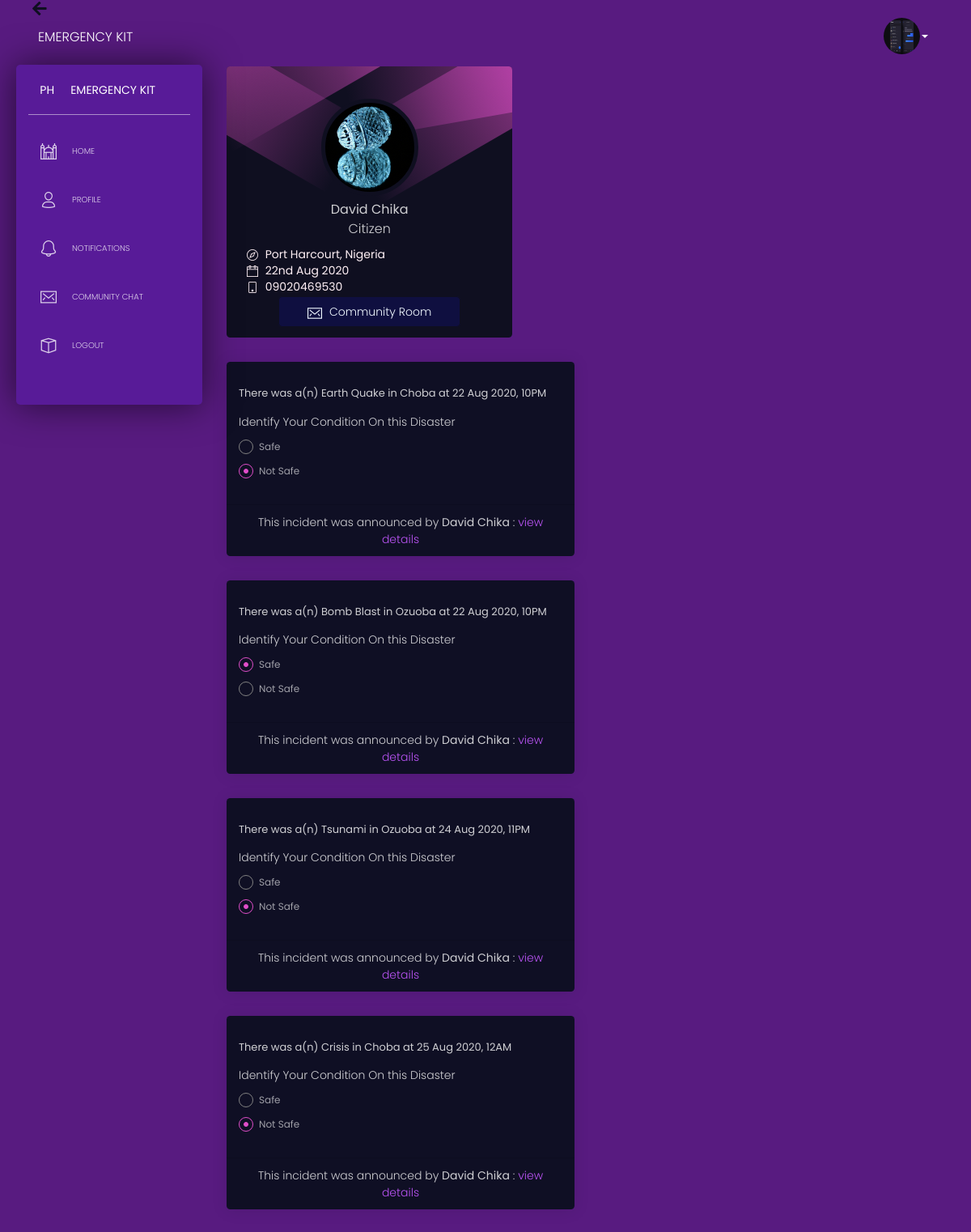
The page /u/1wsdfni (signed in) on the database its author committed.
### app/models.py (models this page shows, shortened)
class User(UserMixin, db.Model):
	id = db.Column(db.Integer, primary_key=True, unique=True)
	name = db.Column(db.String(), nullable=False)
	number = db.Column(db.Integer(), nullable=False)
	gender = db.Column(db.String(), nullable=False)
	password = db.Column(db.String(), nullable=False)
	profile_image = db.Column(db.String(), nullable=False, default="default.jpg")
	user_type = db.Column(db.String(), nullable=False, default="citizen")
	location = db.Column(db.String(), nullable=True)
	date_joined = db.Column(db.DateTime(), nullable=False, default=datetime.utcnow)
	account_pend = db.Column(db.Boolean(), nullable=True)
	date_pended = db.Column(db.DateTime(), nullable=True)
	incidence = db.relationship("Incidence", backref="author", lazy=True)
	safe = db.relationship("Safe", backref="marker", lazy=True)
	comment = db.relationship("Comment", backref="comm_ent", lazy=True)
	message_sent = db.relationship("Message", backref="author", lazy=True)
	marked = db.relationship('Marking', foreign_keys=[Marking.marker_id],\
		backref=db.backref('marker', lazy='joined'), lazy='dynamic',\
		cascade='all, delete-orphan')
	notify_carrier = db.relationship('Notifications',\
		foreign_keys='Notifications.carrier_id',\
		backref='n_carrier', lazy='dynamic')
	notify_reciever = db.relationship('Notifications',\
		foreign_keys='Notifications.reciever_id',\
		backref='n_reciever', lazy='dynamic')
	def is_marking(self, user):
		return self.marked.filter_by(
			marked_id=user.id).first() is not None

class Incidence(db.Model):
	id = db.Column(db.Integer, primary_key=True, unique=True)
	name = db.Column(db.String(), nullable=False)
	location = db.Column(db.String(), nullable=False)
	date_added = db.Column(db.DateTime(), nullable=False, default=datetime.utcnow)
	user_id = db.Column(db.Integer, db.ForeignKey('user.id'), nullable=False)
	safes = db.relationship("Safe", backref="marked_incidence", lazy=True)
	comments = db.relationship("Comment", backref="commenter", lazy=True)
	markers = db.relationship('Marking', foreign_keys=[Marking.marked_id],\
		backref=db.backref('marked', lazy='joined'), lazy='dynamic',\
		cascade='all, delete-orphan')
	def is_marked_by(self, pst):
		return self.markers.filter_by(
			marker_id=pst.id).first() is not None

### app/routes/user.py (the view)
@app.route('/u/<id>'+'wsdfni')
def others_profile(id):
	if current_user.is_authenticated:
		user = User.query.get_or_404(id)
		if user == current_user:
			return redirect(url_for('profile'))
		users_post = Incidence.query.filter_by(author=user).all()
		return render_template('user/others_profile.html', user=user, users_post=users_post)
	else:
		return redirect(url_for('login'))

### app/models.py (called while the page is built)
@login_manager.user_loader
def load_user(id):
	return User.query.get(int(id))

### app/templates/user/others_profile.html (shortened to what this page needs)
{% extends 'base.html' %}
{% block body_content %}
      <div class="content" id="content_body">
        <div class="row">
          <div class="col-md-5">
            <div class="card card-user profile_card">
              <div class="card-body">
                <p class="card-text">
                  <div class="author">
                    <div class="block block-one"></div>
                    <div class="block block-two"></div>
                    <div class="block block-three"></div>
                    <div class="block block-four"></div>
                    <div class="full_profile_image_body d-flex justify-content-center">
                      <div style="background-image: url('/static/img/{{user.profile_image}}');" class="ratio upper-img-responsive img-circle user_profile_picture" id="profile_picture_div"></div>
                    </div>
                    <h5 class="username">{{user.name}}</h5>
                    <p class="description">
                      {{user.user_type.title()}}
                    </p>
                  </div>
                </p>
                <div class="card-description bio_div">
                  <div id="profile_locations">
                    {% if user.location == None or user.location == "" %}
                    {% else %}
                      <p class="profile_location"><i class="tim-icons icon-compass-05"></i> {{user.location}}</p>
                    {% endif %}
                    <p class="profile_location"><i class="tim-icons icon-calendar-60"></i> {{user.date_joined.strftime('%dnd %b %Y')}}</p>
                    <p class="profile_location"><i class="tim-icons icon-mobile"></i> 0{{user.number}}</p>
                  </div>
                </div>
              </div>
              <div class="card-footer">
                <div class="button-container">
                  <a href="javascript:void(0)" class="float-center msg_btn"> <i class="tim-icons icon-email-85"></i> Community Room</a>
                </div>
              </div>
            </div>
          </div>
        </div>
        <div class="row">
          <div class="col-md-6">
            {% for incidence in users_post %}
            <div class="card ic_card" style="background: #0f0f24;">
              <div class="card-body" style="margin-top: 15px;">
                <h5>There was a(n) {{ incidence.name }} in {{incidence.location.title()}} at {{incidence.date_added.strftime('%d %b %Y, %I%p')}} </h5>
                <div class="safe">
                  <p>Identify Your Condition On this Disaster</p>
                  <form method="POST" id="safe_form">
                    <div class="form-check form-check-radio">
                        <label class="form-check-label">
                          {% if incidence.is_marked_by(current_user) %}
                              Safe
                          {% else %}
                              Safe
                          {% endif %}
                        </label>
                    </div>
                    <div class="form-check form-check-radio">
                        <label class="form-check-label">
                          {% if current_user.is_marking(incidence) %}
                              Not Safe
                          {% else %}
                              Not Safe
                          {% endif %}
                        </label>
                    </div>
                  </form>
                </div>
              </div>
              <hr>
              <div class="card-footer" style="margin-top: -20px; margin-bottom: -10px;">
                <p class="text-center">This incident was announced by <span style="font-weight: 400;">{{incidence.author.name}}</span> : <a href="{{url_for('single_post', id=incidence.id)}}" class="links"> view details </a></h5> </p>
              </div>
            </div>
            {% endfor %}
          </div>
        </div>
      </div>
{% endblock %}

### app/templates/base.html (shortened to what this page needs)
<!DOCTYPE html>
<html lang="en">
<head>
  <link href="https://use.fontawesome.com/releases/v5.0.6/css/all.css" rel="stylesheet">
  <link href="/static/assets/css/nucleo-icons.css" rel="stylesheet" />
  <link href="/static/assets/css/black-dashboard.css?v=1.0.0" rel="stylesheet" />
  <link rel="stylesheet" type="text/css" href="/static/css/style.css">
</head>
{% block body %}
<body class="" id="body">
  <div class="wrapper">
    <div class="sidebar position-fixed" style="background: #581b98; height: 420px !important;" id="sidebar_body">
      <div class="sidebar-wrapper">
        <div class="logo">
          <a href="javascript:void(0)" class="simple-text logo-mini">
            PH
          </a>
          <a href="javascript:void(0)" class="simple-text logo-normal">
            Emergency Kit
          </a>
        </div>
        <ul class="nav">
          <li>
            <a href="{{url_for('home')}}" class="">
              <i class="tim-icons icon-istanbul"></i>
              <p>Home</p>
            </a>
          </li>
          <li>
            <a href="{{url_for('profile')}}" class="">
              <i class="tim-icons icon-single-02"></i>
              <p>Profile</p>
            </a>
          </li>
          <li>
            <a href="{{url_for('alerts')}}" class="">
              <i class="tim-icons icon-bell-55"></i>
              <p>Notifications</p>
            </a>
          </li>
          <li>
            <a href="javascript:void(0)" class="">
              <i class="tim-icons icon-email-85"></i>
              <p>Community Chat</p>
            </a>
          </li>
          <li>
            <a href="{{url_for('logout')}}" class="">
              <i class="tim-icons icon-app"></i>
              <p>Logout</p>
            </a>
          </li>
        </ul>
      </div>
    </div>
    <div class="main-panel">
      <br>
      <div id="back_button">
        <i class="fa fa-arrow-left" id="back_arrow"></i>
      </div>
      <nav class="navbar navbar-expand-lg navbar-absolute navbar-transparent" id="navbar">
        <div class="container-fluid">
          <div class="navbar-wrapper">
            <a class="navbar-brand" href="javascript:void(0)">Emergency Kit</a>
          </div>
          <div class="collapse navbar-collapse" id="navigation">
            <ul class="navbar-nav ml-auto">
              <li class="dropdown nav-item">
                <a href="#" class="dropdown-toggle nav-link" data-toggle="dropdown">
                  <img src="/static/img/{{current_user.profile_image}}" class="current_user_img">
                  <b class="caret d-none d-lg-block d-xl-block"></b>
                </a>
              </li>
            </ul>
          </div>
        </div>
      </nav>
      {% block body_content %}
      {% endblock %}
    </div>
  </div>
</body>
{% endblock %}
</html>

### app/static/css/style.css (style rules this page uses)
.sidebar { height: 640px !important; }

### app/templates/user/others_profile.html (style rules this page uses)
.profile_card { background: #0f0f20; box-shadow: none; }
.bio_div { margin-top: 6px !important; margin-bottom: -25px !important; }
.msg_btn { box-shadow: none !important; background: #0f0f40 !important; outline: 0px !important; padding: 8px 35px; border-radius: 5px; border: 1px solid #0f0f20 !important; transition: 0.2s linear !important; transition-delay: 0.2s !important; color: aliceblue; }
#profile_locations { margin-left: 10px; }
#profile_locations i { margin-right: 5px; }
#profile_locations p { font-weight: 400; color: lavenderblush; margin-top: -6px; }
.msg_btn i { font-size: 18px; margin-right: 5px; }
.upper-img-responsive { vertical-align: middle !important; background-size: cover !important; background-position: center center !important; display: block; }
.user_profile_picture { border-radius: 50%; background-position: center center !important; vertical-align: middle !important; background-color: black !important; background-repeat: no-repeat !important; width: 120px; height: 120px; position: relative; border: 5px solid #0f0f20; }
.username { margin-top: 6px; margin-bottom: 1px; font-size: 16px; }

### app/templates/base.html (style rules this page uses)
.current_user_img { width: 45px; height: 45px; border-radius: 50%; position: relative !important; vertical-align: middle !important; display: block !important; }
.main-panel { background: #581b80; user-select: none; -webkit-user-select: none; -moz-user-select: none; margin-top: -22px; }
.content { background: #581b80; user-select: none; -webkit-user-select: none; -moz-user-select: none; }
#back_button { cursor: pointer !important; margin-bottom: -20px; }
#back_button i { color: #0f0f20 !important; font-weight: bold; font-size: 20px; cursor: pointer !important; margin-left: 40px; }

### rows shown on the page
User: profile_image (picture)
User: profile_image (picture), name "David Chika", user_type "Citizen", location "Port Harcourt, Nigeria", date_joined "22nd Aug 2020", number "9020469530"
Incidence: name "Earth Quake", location "Choba", date_added "22 Aug 2020, 10PM", author.name "David Chika"
Incidence: name "Bomb Blast", location "Ozuoba", date_added "22 Aug 2020, 10PM", author.name "David Chika"
Incidence: name "Tsunami", location "Ozuoba", date_added "24 Aug 2020, 11PM", author.name "David Chika"
Incidence: name "Crisis", location "Choba", date_added "25 Aug 2020, 12AM", author.name "David Chika"
